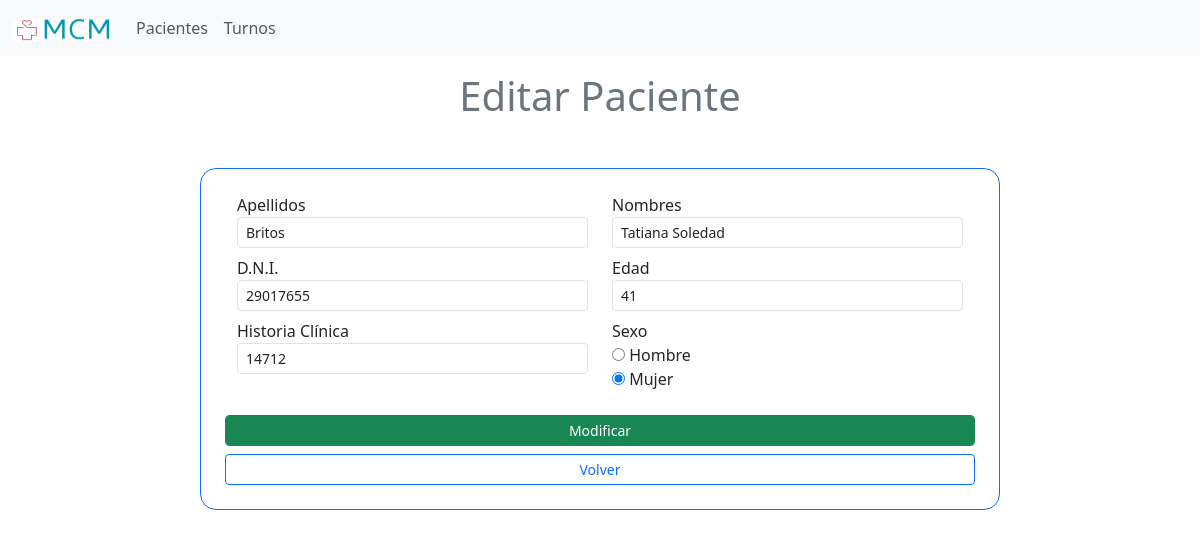
/turnos/editar-paciente/1/, run on the app's committed database.
### turno/models.py (models this page shows, shortened)
class Paciente(models.Model):
    SEXO = {
        'H': 'Hombre',
        'M': 'Mujer',
    }
    nombre = models.CharField(max_length=50)
    apellido = models.CharField(max_length=30)
    sexo = models.CharField(max_length=1, choices=SEXO, default='H')
    dni = models.CharField(max_length=10, unique=True)
    edad = models.IntegerField()
    h_clinica = models.CharField('Historia Clínica', max_length=20, unique=True)
    class Meta:
        verbose_name = 'Paciente'
        verbose_name_plural = 'Pacientes'
        ordering = ['apellido', 'nombre']
    objects = PacienteManager()

### turno/views.py (the view, shortened to what this page needs)
# urls.py: path('editar-paciente/<pk>/', views.EditarPaciente.as_view(), name='editar_paciente'),
class EditarPaciente(UpdateView):
    model = Paciente
    template_name = "turno/editar_paciente.html"
    form_class = PacienteForm

### turno/forms.py
class PacienteForm(forms.ModelForm):
    class Meta:
        model = Paciente
        fields = [
            'nombre', 'apellido', 'sexo',
            'dni', 'edad', 'h_clinica'
        ]
        widgets = {
            'nombre': forms.TextInput(attrs={'class': 'form-control form-control-sm'}),
            'apellido': forms.TextInput(attrs={'class': 'form-control form-control-sm'}),
            'sexo': forms.RadioSelect(),
            'dni': forms.TextInput(attrs={'class': 'form-control form-control-sm'}),
            'edad': forms.NumberInput(attrs={'class': 'form-control form-control-sm'}),
            'h_clinica': forms.TextInput(attrs={'class': 'form-control form-control-sm'}),
        }

### turno/templates/turno/editar_paciente.html (shortened to what this page needs)
{% extends 'turno/base.html' %}
{% block content %}
<h1 class="fs-1 text-center text-secondary mt-3 mb-5">Editar Paciente</h1>
<div class="container-fluid">
    <div class="row justify-content-center">
        <form method="post" class="col-10 col-md-8 row border border-primary rounded-4 p-4 mb-3">{% csrf_token %}
            <label class="col-12 col-sm-6 pb-2">Apellidos
                {{form.apellido}}
            </label>
            <label class="col-12 col-sm-6 pb-2">Nombres
                {{form.nombre}}
            </label>
            <label class="col-6 pb-2">D.N.I.
                {{form.dni}}
            </label>
            <label class="col-6 pb-2">Edad
                {{form.edad}}
            </label>
            <label class="col-12 col-sm-6 pb-2">Historia Clínica
                {{form.h_clinica}}
            </label>
            <label class="col-12 col-sm-6 pb-2">Sexo
                {{form.sexo}}
            </label>
            <button type="submit" class="btn btn-sm btn-success form-control mt-3">Modificar</button>
            <a href="{% url 'turno:detalle_paciente' paciente.id %}" class="btn btn-sm btn-outline-primary form-control mt-2">Volver</a>
        </form>
    </div>
</div>
{% endblock content %}

### data on the page
Paciente: apellido "Britos", nombre "Tatiana Soledad", dni "29017655", edad "41", h_clinica "14712", sexo "☐ Sexo Hombre Mujer ☑ Mujer"
